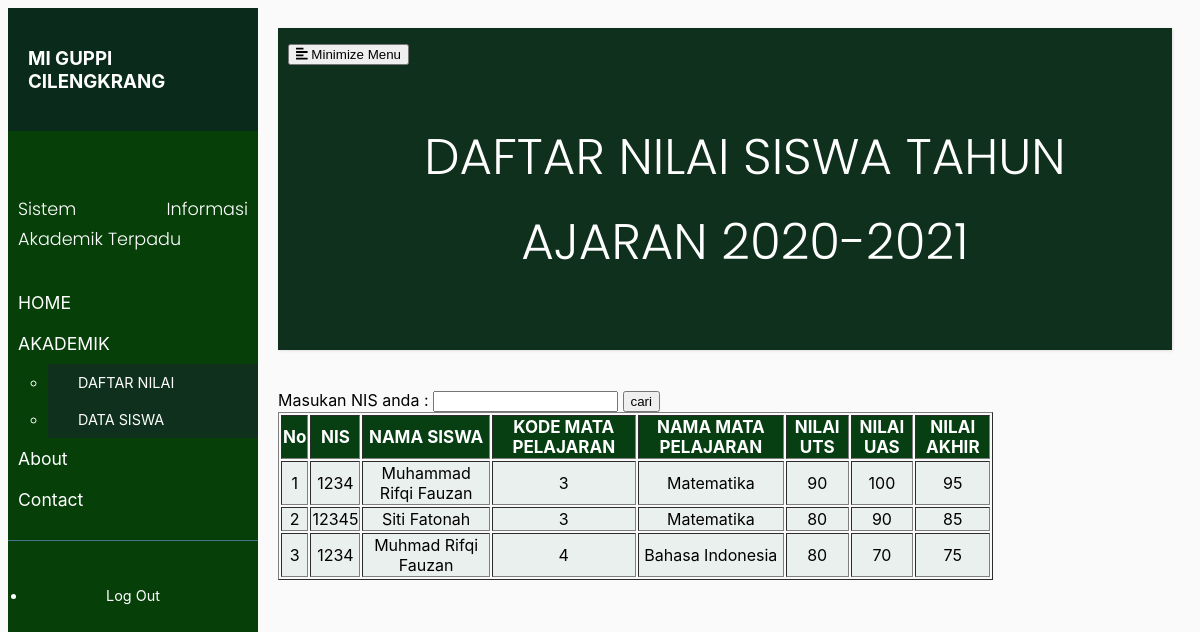
/akademik.php?cari=1234, run on the app's committed database.
### tables this page shows
CREATE TABLE `penilaian` (
  `id` int(10) NOT NULL AUTO_INCREMENT,
  `nis` int(10) DEFAULT NULL,
  `nama_siswa` varchar(50) DEFAULT NULL,
  `kd_mapel` int(10) DEFAULT NULL,
  `nama_mapel` varchar(30) DEFAULT NULL,
  `nilai_uts` int(10) DEFAULT NULL,
  `nilai_uas` int(10) DEFAULT NULL,
  `hasil_akhir` int(10) DEFAULT NULL,
  PRIMARY KEY (`id`),
  KEY `nis` (`nis`),
  CONSTRAINT `penilaian_ibfk_1` FOREIGN KEY (`nis`) REFERENCES `data_siswa` (`nis`)
);

### akademik.php (the view, shortened to what this page needs)
<?php
include "koneksi.php";
?>
<!DOCTYPE html>
<html>
<head>
    <link rel="stylesheet" href="style.css">
</head>
<body>
    <div class="wrapper">
        <nav id="sidebar">
            <div class="sidebar-header">
                <h3>MI GUPPI CILENGKRANG</h3>
            </div>
            <ul class="list-unstyled komponen">
                <p>Sistem Informasi Akademik Terpadu</p>
                <li >
                    <a href="index.php">HOME</a>
                </li>
                <li>
                <a href="#" data-toggle="collapse" aria-expanded="false" class="dropdown-toggle">AKADEMIK</a>
                    <ul class="collapse list-unstyled" id="pageSubmenu">
                        <li>
                            <a href="akademik.php">DAFTAR NILAI</a>
                        </li>
                        <li>
                            <a href="datasiswa.php">DATA SISWA</a>
                        </li>
                    </ul>
                </li>
                <li>
                    <a href="about.html">About</a>
                </li>
                <li>
                <a href="contact.php">Contact</a>
                </li>
            </ul>
            <ul class="list-unstyled sdbawah">
                <li>
                    <a href="login.php" class="download">Log Out</a>
                </li>
            </ul>
        </nav>
        <div id="content">
            <nav class="navbar navbar-expand-lg navbar-light bg-light">
                <div class="container-fluid">
                    <button type="button" id="sidebarCollapse" class="btn btn-info">
                        <i class="fas fa-align-left"></i>
                        <span>Minimize Menu</span>
                    </button>
                    <div class="collapse navbar-collapse" id="navbarSupportedContent">
                        <ul class="judul">
                            <p>DAFTAR NILAI SISWA TAHUN AJARAN 2020-2021 </p>
                        </ul>
                    </div>
                </div>
            </nav>
            <form action="akademik.php" method="get">
	<label>Masukan NIS anda :</label>
	<input type="text" name="cari">
	<input type="submit" value="cari">
</form>
    <table width='80%' border=1>
    <thead><th>No</th><th>NIS</th> <th>NAMA SISWA</th> <th>KODE MATA PELAJARAN</th> <th>NAMA MATA PELAJARAN</th><th>NILAI UTS</th><th>NILAI UAS</th><th>NILAI AKHIR</th></thead>
    <?php
    	if(isset($_GET['cari'])){
            $cari = $_GET['cari'];
            $result = mysqli_query($conn,"select * from penilaian where nis like '%".$cari."%'");
        }else{
            $result = mysqli_query($conn, "SELECT * from penilaian");
        }
    $no=1;
    while($user_data = mysqli_fetch_array($result)){
        ?>
    <tr>
        <td><?php echo $no++; ?></td>
        <td><?php echo $user_data['nis'];?></td>
        <td><?php echo $user_data['nama_siswa'];?></td>
        <td><?php echo $user_data['kd_mapel'];?></td>
        <td><?php echo $user_data['nama_mapel'];?></td>
        <td><?php echo $user_data['nilai_uts'];?></td>
        <td><?php echo $user_data['nilai_uas'];?></td>
        <td><?php echo $user_data['hasil_akhir'];?></td>
    <?php } ?>
    </table>
 </div>
    </div>
</body>
</html>

### style.css (style rules this page uses)
body { font-family: Impact, Haettenschweiler, 'Arial Narrow Bold', sans-serif; background: #fafafa; }
p { font-family: 'Poppins', sans-serif; font-size: 1.1em; font-weight: 300; line-height: 1.7em; color: rgb(12, 11, 11); text-align: justify; }
.judul p { color: white; text-align: center; font-size: 50px; }
table { text-align: center; }
table th { background:#073f13; }
table td { background: rgb(234, 240, 237); }
thead th { color: white; font-size: 17px; }
a, a:hover, a:focus { color: inherit; text-decoration: none; transition: all 0.3s; }
.navbar { padding: 15px 10px; background: #0f301c; border:1px; border-radius: 0; margin-bottom: 40px; box-shadow: 1px 1px 3px rgba(0, 0, 0, 0.1); }
.wrapper { display: flex; width: 100%; align-items: stretch; font-family: -apple-system, BlinkMacSystemFont, 'Segoe UI', Roboto, Oxygen, Ubuntu, Cantarell, 'Open Sans', 'Helvetica Neue', sans-serif; }
#sidebar { min-width: 250px; max-width: 250px; background: #073f09; color: #fff; transition: all 0.3s; }
#sidebar .sidebar-header { padding: 20px; background: #0a2b1b; }
#sidebar ul.komponen { padding: 20px 0; border-bottom: 1px solid #47748b; }
#sidebar ul p { color: #fff; padding: 10px; }
#sidebar ul li a { padding: 10px; font-size: 1.1em; display: block; }
a[data-toggle="collapse"] { position: relative; }
.dropdown-toggle::after { display: block; position: absolute; top: 50%; right: 20px; transform: translateY(-50%); }
ul ul a { font-size: 0.9em !important; padding-left: 30px !important; background: #0f301c; }
ul.sdbawah { padding: 20px; }
ul.sdbawah a { text-align: center; font-size: 0.9em !important; display: block; border-radius: 5px; margin-bottom: 5px; }
body { font-family: sans-serif; }
#content { width: 100%; padding: 20px; min-height: 100vh; transition: all 0.3s; }

### data on the page
penilaian: nis "1234", nama_siswa "Muhammad Rifqi Fauzan", kd_mapel "3", nama_mapel "Matematika", nilai_uts "90", nilai_uas "100", hasil_akhir "95"
penilaian: nis "12345", nama_siswa "Siti Fatonah", kd_mapel "3", nama_mapel "Matematika", nilai_uts "80", nilai_uas "90", hasil_akhir "85"
penilaian: nis "1234", nama_siswa "Muhmad Rifqi Fauzan", kd_mapel "4", nama_mapel "Bahasa Indonesia", nilai_uts "80", nilai_uas "70", hasil_akhir "75"
